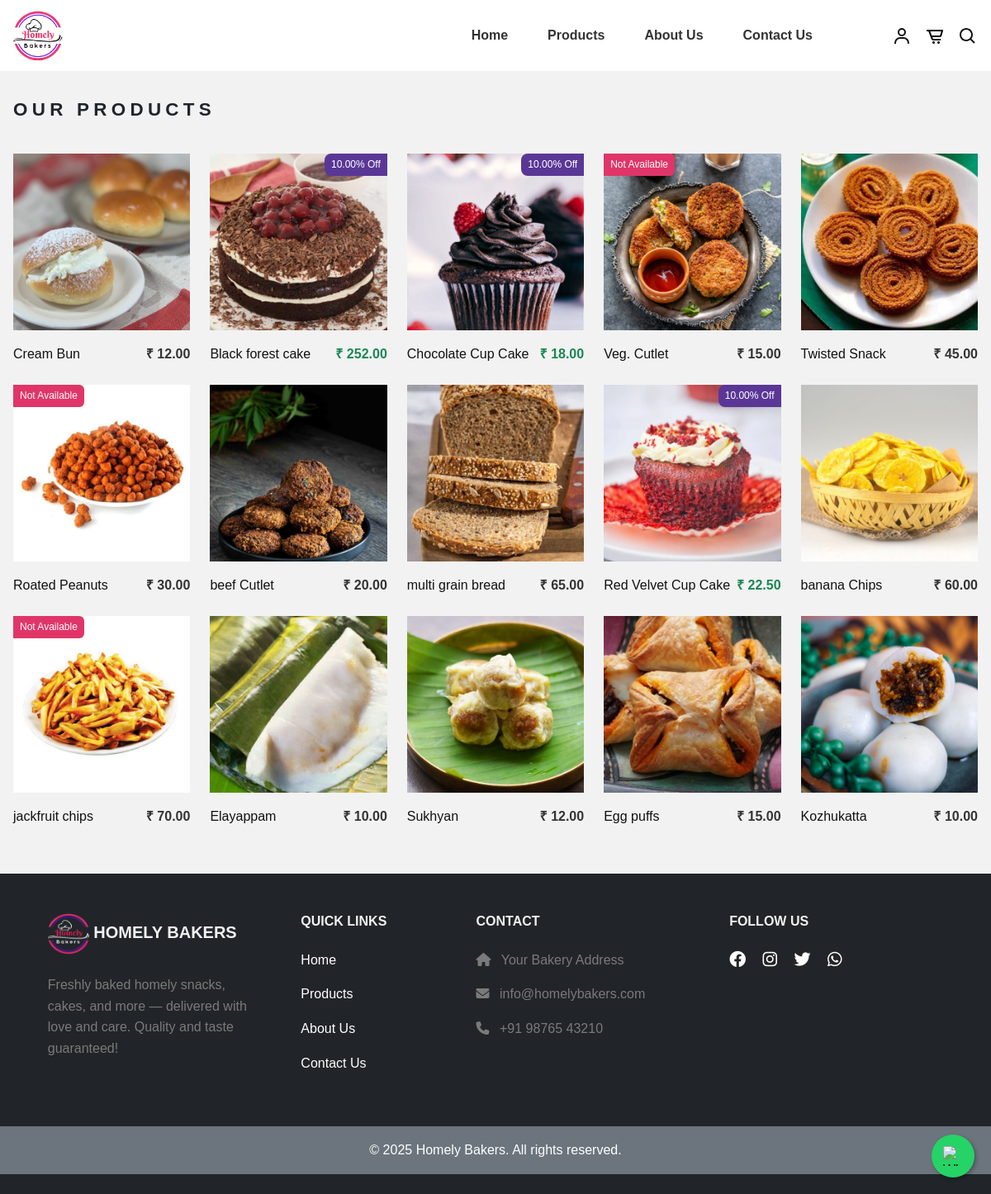
/index.php/user/products, run on the app's committed database.
### tables this page shows
CREATE TABLE `products` (
  `id` int(11) NOT NULL,
  `name` varchar(100) DEFAULT NULL,
  `category_id` int(11) DEFAULT NULL,
  `description` text DEFAULT NULL,
  `availability` varchar(100) DEFAULT NULL,
  `offer_id` int(11) DEFAULT NULL,
  `offer_price` float DEFAULT NULL,
  `original_price` decimal(10,2) DEFAULT NULL,
  `image` varchar(300) DEFAULT NULL,
  `added_at` timestamp NOT NULL DEFAULT current_timestamp(),
  `status` int(1) NOT NULL
);

CREATE TABLE `offers` (
  `id` int(11) NOT NULL,
  `offer_name` varchar(100) DEFAULT NULL,
  `description` text DEFAULT NULL,
  `category_id` int(11) NOT NULL,
  `start_date` date DEFAULT NULL,
  `end_date` date NOT NULL,
  `offer_percent` decimal(5,2) DEFAULT NULL,
  `status` int(1) NOT NULL
);

### application/controllers/User.php (called while the page is built, shortened)
<?php
class User extends CI_Controller {
	public function __construct()
	{
		$this->load->helper(array('form','url','html'));
		$this->load->library(array('session', 'form_validation'));
	    $this->load->model('usermodel');
    }
    function products() {
        $data['products'] = $this->usermodel->get_products_with_category();
        $data['products'] = $this->usermodel->get_all_products_with_offer();
        $data['categories'] = $this->usermodel->get_category_names();
        $this->load->view('users/header');
        $this->load->view('users/products', $data);
        $this->load->view('users/footer');
    }
}
?>

### index.php (called while the page is built, shortened)
<?php
require_once BASEPATH.'core/CodeIgniter.php';

### application/models/Usermodel.php (called while the page is built, shortened)
<?php
class Usermodel extends CI_Model
{
    function get_products_with_category(){
        $this->db->select('products.*, categories.category_name');
        $this->db->from('products');
        $this->db->join('categories', 'categories.id = products.category_id', 'left');
        $query = $this->db->get();
        return $query->result_array();
    }
    function get_all_products_with_offer()
    {
        return $this->db->select('products.*, offers.offer_percent')
                    ->from('products')
                    ->join('offers', 'offers.id = products.offer_id', 'left')
                    ->get()
                    ->result_array();
    }
}
?>

### application/views/users/products.php (the view, shortened to what this page needs)
<div class="product-body">
  <section id="featured-products" class="product-store">
    <div class="container-md">
      <div class="display-header d-flex align-items-center justify-content-between">
        <h2 class="section-title text-uppercase">Our Products</h2>
      </div>
      <div class="product-content padding-small">
        <div class="row row-cols-1 row-cols-sm-2 row-cols-md-3 row-cols-lg-5">
          <?php
            if(!empty($products)){
              foreach($products as $pr){
          ?>
         <div class="col mb-4">
           <div class="product-card position-relative">
             <div class="card-img position-relative">
               <?php if (!empty($pr['image']) && file_exists('assets/images/'.$pr['image'])) : ?>
                 <img src="<?php echo base_url('assets/images/'.$pr['image']); ?>" alt="Product Image" class="product-image img-fluid">
               <?php else : ?>
                 <img src="<?php echo base_url()?>assets/images/no-image.png" alt="Product Image" class="product-image img-fluid">
               <?php endif; ?>
               <?php if (strtolower($pr['availability']) == 'not available') : ?>
                 <span class="availability-badge position-absolute top-0 start-0 text-white px-2 py-1 small rounded-end">
                   Not Available
                 </span>
               <?php endif; ?>
              <?php if (!empty($pr['offer_percent']) && $pr['offer_percent'] > 0) : ?>
                 <span class="offer-badge position-absolute top-0 end-0 text-white bg-success px-2 py-1 small rounded-end">
                   <?= $pr['offer_percent'] ?>% Off
                 </span>
               <?php endif; ?>
             </div>
             <div class="card-detail d-flex justify-content-between align-items-center mt-3">
               <h3 class="card-title fs-6 fw-normal m-0">
                 <a href="#"><?php echo $pr['name']?></a>
               </h3>
           <?php if (!empty($pr['offer_id']) && !empty($pr['offer_price']) && $pr['offer_price'] > 0): ?>
  <span class="card-price fw-bold text-success">&#8377; <?php echo number_format($pr['offer_price'], 2); ?></span>
<?php else: ?>
  <span class="card-price fw-bold">&#8377; <?php echo number_format($pr['original_price'], 2); ?></span>
<?php endif; ?>
             </div>
           </div>
         </div>
           <?php }
              }?>
            </div>
          </div>
        </div>
      </div>
<a
  href="https://wa.me/9188572656?text=Hi%20I%20am%20interested%20in%20placing%20a%20bulk%20order"
  class="whatsapp-float"
  target="_blank"
  title="Chat with us on WhatsApp for bulk orders"
>
  <img src="https://img.icons8.com/ios-filled/50/ffffff/whatsapp.png" alt="WhatsApp" />
</a>
<link rel="stylesheet" href="<?php echo base_url();?>assets/css/style.css">

### application/views/users/header.php (shortened to what this page needs)
<!DOCTYPE html>
<html lang="en">
<head>
  <link rel="stylesheet" href="<?php echo base_url();?>assets/css/vendor.css">
  <link rel="stylesheet" href="<?php echo base_url();?>assets/css/style.css">
  <link href="https://cdnjs.cloudflare.com/ajax/libs/font-awesome/6.4.0/css/all.min.css" rel="stylesheet">
</head>
    <header id="header" class="site-header text-black">
    <nav id="header-nav" class="navbar navbar-expand-lg fixed-top bg-light">
      <div class="container-lg">
        <a class="navbar-brand" href="<?php echo base_url('user/index'); ?>">
          <img src="<?php echo base_url('assets/images/logo-light.png'); ?>" alt="Logo" style="width: 60px; height: 60px;">
        </a>
        <div class="offcanvas offcanvas-end" tabindex="-1" id="bdNavbar">
          <div class="offcanvas-body">
            <ul id="navbar" class="navbar-nav fw-bold justify-content-end align-items-center flex-grow-1">
              <li class="nav-item">
                <a class="nav-link me-5" href="<?php echo base_url('user/index'); ?>">Home</a>
              </li>
              <li class="nav-item">
                <a class="nav-link me-5" href="<?php echo base_url('user/products'); ?>">Products</a>
              </li>
              <li class="nav-item">
                <a class="nav-link me-5" href="<?php echo base_url('user/about_us'); ?>">About Us</a>
              </li>
              <li class="nav-item">
                <a class="nav-link me-5" href="<?php echo base_url('user/contact_us'); ?>">Contact Us</a>
              </li>
            </ul>
          </div>
        </div>
        <div class="user-items ps-0 ps-md-5">
          <ul class="d-flex justify-content-end list-unstyled align-item-center m-0">
            <li class="pe-3">
  <?php if ($this->session->userdata('user_id')): ?>
    <a href="<?php echo base_url('user/profile'); ?>" class="border-0">
  <?php else: ?>
    <a href="<?php echo base_url('user/login'); ?>" class="border-0">
  <?php endif; ?>
    <svg class="user" width="24" height="24">
      <use xlink:href="#user"></use>
    </svg>
  </a>
</li>
            <li class="pe-3">
              <a href="#" data-bs-toggle="modal" data-bs-target="#modallong" class="border-0">
                <svg class="shopping-cart" width="24" height="24">
                  <use xlink:href="#shopping-cart"></use>
                </svg>
              </a>
            </li>
            <li>
              <a href="#" class="search-item border-0" data-bs-toggle="collapse" data-bs-target="#search-box" aria-label="Toggle navigation">
                <svg class="search" width="24" height="24">
                  <use xlink:href="#search"></use>
                </svg>
              </a>
            </li>
          </ul>
        </div>
      </div>
    </nav>
  </header>
  <body>

### application/views/users/footer.php
<footer class="bg-dark text-white pt-5 pb-4">
  <div class="container text-md-left">
    <div class="row text-md-left">
      <div class="col-md-3 col-lg-3 col-xl-3 mx-auto mb-4">
        <h5 class="text-uppercase fw-bold mb-4">
          <img src="<?php echo base_url('assets/images/logo-dark.png'); ?>" alt="Logo" style="width: 50px; height: 50px;"> Homely Bakers
        </h5>
        <p>
          Freshly baked homely snacks, cakes, and more — delivered with love and care. Quality and taste guaranteed!
        </p>
      </div>
      <div class="col-md-2 col-lg-2 col-xl-2 mx-auto mb-4">
        <h6 class="text-uppercase fw-bold mb-4">Quick Links</h6>
        <p><a href="#" class="text-white text-decoration-none">Home</a></p>
        <p><a href="#" class="text-white text-decoration-none">Products</a></p>
        <p><a href="#" class="text-white text-decoration-none">About Us</a></p>
        <p><a href="#" class="text-white text-decoration-none">Contact Us</a></p>
      </div>
      <div class="col-md-4 col-lg-3 col-xl-3 mx-auto mb-4">
        <h6 class="text-uppercase fw-bold mb-4">Contact</h6>
        <p><i class="fa fa-home me-2"></i> Your Bakery Address</p>
        <p><i class="fa fa-envelope me-2"></i> info@homelybakers.com</p>
        <p><i class="fa fa-phone me-2"></i> +91 98765 43210</p>
      </div>
      <div class="col-md-3 col-lg-4 col-xl-3 mx-auto mb-4">
        <h6 class="text-uppercase fw-bold mb-4">Follow Us</h6>
        <a href="#" class="text-white me-3"><i class="fab fa-facebook fa-lg"></i></a>
        <a href="#" class="text-white me-3"><i class="fab fa-instagram fa-lg"></i></a>
        <a href="#" class="text-white me-3"><i class="fab fa-twitter fa-lg"></i></a>
        <a href="#" class="text-white"><i class="fab fa-whatsapp fa-lg"></i></a>
      </div>
    </div>
  </div>
  <div class="text-center p-3 bg-secondary mt-4">
    &copy; <?php echo date('Y'); ?> Homely Bakers. All rights reserved.
  </div>
</footer>

### assets/css/style.css (style rules this page uses)
body { background-color: #f2f2f2; }
.availability-badge { font-size: 12px; background-color: #e03568 !important; padding: 4px 8px; border-radius: 0 0.5rem 0.5rem 0; }
.offer-badge { font-size: 12px; background-color: #5a3796 !important; padding: 4px 8px; border-radius: 0.5rem 0 0 0.5rem !important; }
.product-body { margin-top: 50px; }
.whatsapp-float { position: fixed; bottom: 20px; right: 20px; z-index: 9999; background-color: #25d366; border-radius: 50%; padding: 14px; box-shadow: 2px 2px 5px rgba(0,0,0,0.3); display: flex; align-items: center; justify-content: center; }
.whatsapp-float img { width: 24px; height: 24px; }
body { --heading-font: 'Public Sans', sans-serif; --heading-font-weight: 400; --heading-color: var(--bs-dark); --heading-line-height: 1.24; --swiper-theme-color: var(--bs-primary); --swiper-pagination-bottom: 0; --custom-easing: cubic-bezier(.17,.67,.83,.67); --bs-body-font-family: 'Public Sans', sans-serif; --bs-body-font-size: 1rem; --bs-body-font-weight: 400; --bs-body-line-height: 1.7; --bs-body-color: #8f8f8f; --bs-body-color-rgb: 143, 143, 143; --bs-primary: #ce071e; --bs-primary-dark: #8d0414; --bs-secondary: #6c757d; --bs-black: #111; --bs-light: #F1F1F0; --bs-dark: #212529; --bs-gray: #9aa1a7; --bs-gray-dark: #51565b; --bs-primary-rgb: 206, 7, 30; --bs-secondary-rgb: 108, 117, 125; --bs-black-rgb: 17, 17, 17; --bs-light-rgb: 241, 241, 240; --bs-dark-rgb: 33, 37, 41; --bs-link-color: var(--bs-dark); --bs-link-color-rgb: 17, 17, 17; --bs-link-decoration: underline; --bs-link-hover-color: var(--bs-primary); --bs-link-hover-color-rgb: 17, 17, 17; }
h1, .h1, h2, .h2, h3, .h3, h4, .h4, h5, .h5, h6, .h6 { font-family: var(--heading-font); font-weight: var(--heading-font-weight); color: var(--heading-color); line-height: var(--heading-line-height); }
a { text-decoration: none; transition: all 0.3s ease-out; }
.text-white { --heading-color: var(--bs-light); --bs-breadcrumb-item-active-color: var(--bs-light); --bs-breadcrumb-divider-color: var(--bs-light); --bs-link-color-rgb: var(--bs-light-rgb); --bs-link-hover-color-rgb: var(--bs-light-rgb); }
.container, .container-fluid, .container-lg, .container-md, .container-sm, .container-xl, .container-xxl { --bs-gutter-x: 2.5rem; }
:root { --accent-color: #333; --black-color: #000; --dark-color: #111; --gray-color-100: #F1F1F1; --gray-color-200: #E1E1E1; --gray-color-300: #D1D1D1; --gray-color-400: #ced4da; --gray-color-500: #adb5bd; --dark-gray-color: #7A7A7A; --bs-light-rgb: rgba(255, 255, 255, 1); --light-color: #fff; --swiper-theme-color: #111 !important; }
:root { --body-font: 'Public Sans', sans-serif; --heading-font: 'Public Sans', sans-serif;; --extra-font: 'Public Sans', sans-serif; --subheading-font: 'Public Sans', sans-serif; }
.container, .container-fluid, .container-lg, .container-md, .container-sm, .container-xl, .container-xxl { --bs-gutter-x: 2rem; }
*, *::before, *::after { -webkit-box-sizing: border-box; -moz-box-sizing: border-box; box-sizing: border-box; }
html { box-sizing: border-box; }
body { font-family: var(--body-font); font-weight: 300; line-height: 1.6; color: var(--accent-color); margin: 0; }
ul.inner-list li, ul>li { color: var(--dark-gray-color); }
a { color: var(--dark-color); text-decoration: none; transition: 0.3s color ease-out; }
p { color: var(--dark-gray-color); }
.bg-light { background-color: var(--light-color) !important; }
.padding-small { padding-top: 2em; padding-bottom: 2em; }
h1, h2, h3, h4, h5 { font-family: var(--heading-font); font-weight: 700; line-height: 1; }
h2 { font-size: 2.8em; }
h3 { font-size: 1.6em; }
.container-md { max-width: 1460px; }
.container-lg { max-width: 1750px; }
.site-header { width: 100%; z-index: 10; transition: background-color 0.3s ease-out; }
.navbar-nav .nav-item a.nav-link { color: var(--accent-color); font-weight: 700; padding: 0; }
.section-title { font-size: 1.4rem; font-style: normal; font-weight: 700; line-height: normal; letter-spacing: 0.33rem; text-transform: uppercase; }

### data on the page
products: image (picture), name "Cream Bun", original_price "12.00"
products: image (picture), offer.offer_percent "10.00", name "Black forest cake", offer_price "252.00"
products: image (picture), offer.offer_percent "10.00", name "Chocolate Cup Cake", offer_price "18.00"
products: image (picture), availability "Not Available", name "Veg. Cutlet", original_price "15.00"
products: image (picture), name "Twisted Snack", original_price "45.00"
products: image (picture), availability "Not Available", name "Roated Peanuts", original_price "30.00"
products: image (picture), name "beef Cutlet", original_price "20.00"
products: image (picture), name "multi grain bread", original_price "65.00"
products: image (picture), offer.offer_percent "10.00", name "Red Velvet Cup Cake", offer_price "22.50"
products: image (picture), name "banana Chips", original_price "60.00"
products: image (picture), availability "Not Available", name "jackfruit chips", original_price "70.00"
products: image (picture), name "Elayappam", original_price "10.00"
products: image (picture), name "Sukhyan", original_price "12.00"
products: image (picture), name "Egg puffs", original_price "15.00"
products: image (picture), name "Kozhukatta", original_price "10.00"
